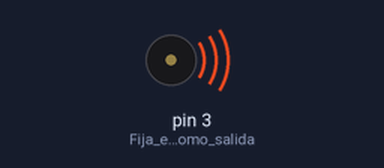
Simulated run of this sketch. Board: Arduino Uno, built with avr-gcc and run on an emulated ATmega328P. Parts: buzzer (waves = sounding).

Above: at 0.2 s.
Timing chart, 0 to 40.0 s (numbered marks = the images above):
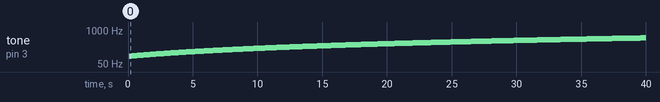

The sketch:

ruido_raro.ino
```cpp
void setup()
{
pinMode(3, OUTPUT);      // Fija el pin 3 como salida.
}

void loop()
{
  int i;
  for (i=100;  i< 1000; i++){
  delay(100);
  tone(3, i, 250);
 }


}
```

Measured:
- by itself, tone on pin 3 (Fija_el_pin_3_como_salida): plays 100 Hz for 0.10 s, 101 Hz for 0.10 s, 102 Hz for 0.10 s, 103 Hz for 0.10 s, 104 Hz for 0.10 s, 105 Hz for 0.10 s … (399 notes in this stretch)
